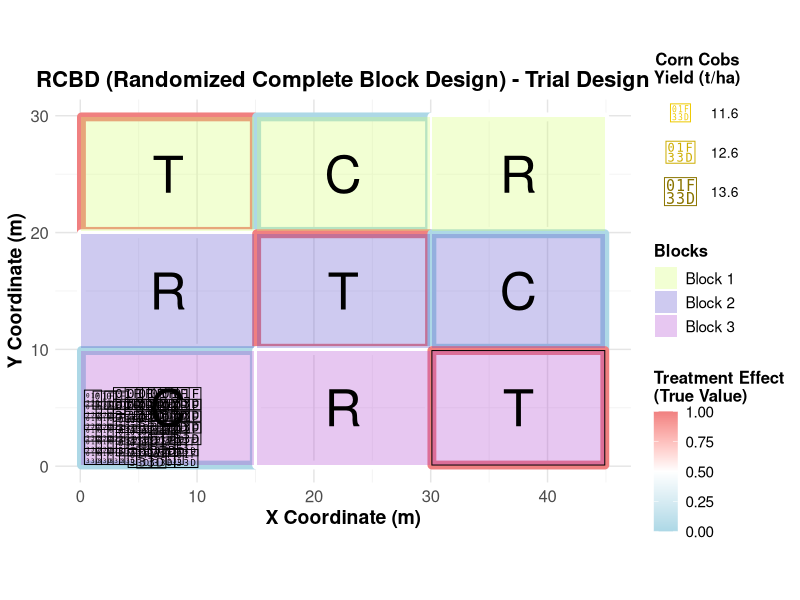

The R script that drew this image:
# Load packages
library(ggplot2)

# Read the data
dataset1 <- read.csv("dataset1_detailed.csv")
dataset2 <- read.csv("dataset2_plots.csv")

# Settings
plot_width <- 12
plot_height <- 8
dpi <- 300

# Convert dataset2 coordinates to plot coordinates (scale from grid to field coordinates)
# Original grid: 9 cols x 6 rows -> Field: 45m x 30m
dataset2$x_plot <- dataset2$x_center * 5  # Scale x: 9 grid units -> 45m
dataset2$y_plot <- dataset2$y_center * 5  # Scale y: 6 grid units -> 30m

# Function to add corn cobs with integrated ggplot legend using individual observations
add_wheat_spikes_with_legend <- function(plot_obj, data) {
  # Use individual observations data directly
  individual_data <- data
  
  # Define yield categories based on quantiles of individual yields
  individual_data$yield_category <- cut(individual_data$yield, 
                                       breaks = c(-Inf, quantile(individual_data$yield, 0.33), 
                                                 quantile(individual_data$yield, 0.67), Inf),
                                       labels = c("Low", "Medium", "High"))
  
  # Define corresponding sizes for each category
  size_mapping <- c("Low" = 3, "Medium" = 5, "High" = 7)
  individual_data$spike_size <- size_mapping[individual_data$yield_category]
  
  # Add wheat spike emoji annotations for each individual observation
  for(i in 1:nrow(individual_data)) {
    plot_obj <- plot_obj + 
      annotate("text", x = individual_data$x[i], y = individual_data$y[i], 
               label = "🌽", size = individual_data$spike_size[i], hjust = 0.5, vjust = 0.5)
  }
  
  # Add treatment letters at plot centers
  for(i in 1:nrow(plot_coords)) {
    treatment_letter <- switch(plot_coords$treatment[i],
                              "T" = "T",
                              "C" = "C", 
                              "R" = "R")
    
    plot_obj <- plot_obj + 
      annotate("text", x = plot_coords$x_center[i], y = plot_coords$y_center[i], 
               label = treatment_letter, size = 13, hjust = 0.5, vjust = 0.5, color = "black")
  }
  
  # Create invisible points for ggplot legend with corn cob emoji
  individual_data$yield_category <- factor(individual_data$yield_category, levels = c("Low", "Medium", "High"))
  
  # Get yield range for legend labels
  yield_range <- range(individual_data$yield)
  
  # Get the actual levels present in the data
  present_levels <- levels(individual_data$yield_category)[levels(individual_data$yield_category) %in% individual_data$yield_category]
  n_levels <- length(present_levels)
  
  plot_obj <- plot_obj + 
    geom_point(data = individual_data, 
               aes(x = x, y = y, size = yield_category),
               shape = 15, color = "wheat4", alpha = 0) +  # Invisible base points
    scale_size_manual(
      name = "Corn Cobs\nYield (t/ha)", 
      values = c("Low" = 3, "Medium" = 5, "High" = 7),  # Sizes for legend
      labels = c("Low" = sprintf("%.1f", quantile(individual_data$yield, 0.17)),
                "Medium" = sprintf("%.1f", quantile(individual_data$yield, 0.50)),
                "High" = sprintf("%.1f", quantile(individual_data$yield, 0.83))),
      guide = guide_legend(
        override.aes = list(
          alpha = 1,
          shape = rep("🌽", n_levels),  # Use the correct number of emoji symbols
          color = c("gold2", "gold3", "gold4")[1:n_levels],  # Use only the needed colors
          size = c(4, 6, 8)[1:n_levels]  # Use only the needed sizes
        ),
        title.position = "top",
        title.hjust = 0.5,
        label.position = "right",
        keywidth = unit(1.2, "cm"),
        keyheight = unit(1, "cm"),
        title.theme = element_text(size = 12, face = "bold"),
        label.theme = element_text(size = 10)
      )
    )
  
  return(plot_obj)
}

# Define plot coordinates and treatments
plot_coords <- data.frame(
  plot_id = 1:9,
  x_center = rep(c(7.5, 22.5, 37.5), 3),
  y_center = rep(c(25, 15, 5), each = 3),
  treatment = c("T", "C", "R",
                "R", "T", "C", 
                "C", "R", "T"),
  block = rep(c("Block 1", "Block 2", "Block 3"), each = 3)
)

# Color palettes
treatment_colors <- c("Control" = "#DCDCDC", "Test" = "#ADD8E6", "Reference" = "#FFB6C1")
block_colors <- c("Block 1" = "#d3ff6b", "Block 2" = "#5b4ecd", "Block 3" = "#b045d1")

# Create RCBD plot
create_rcbd_plot <- function() {
  # Create rectangles for each plot area with gaps to prevent overlap
  rectangles <- data.frame()
  for (i in 1:nrow(plot_coords)) {
    rect_data <- data.frame(
      x = c(rep(plot_coords$x_center[i] - 7.4, 2), rep(plot_coords$x_center[i] + 7.4, 2)),
      y = c(plot_coords$y_center[i] - 4.9, plot_coords$y_center[i] + 4.9, 
            plot_coords$y_center[i] + 4.9, plot_coords$y_center[i] - 4.9),
      plot_id = plot_coords$plot_id[i],
      treatment = plot_coords$treatment[i],
      block = plot_coords$block[i]
    )
    rectangles <- rbind(rectangles, rect_data)
  }
  
  # Calculate true_treatment_effect values for border coloring
  rectangles$true_treatment_effect <- NA
  for(i in 1:nrow(rectangles)) {
    rectangles$true_treatment_effect[i] <- switch(rectangles$treatment[i],
                                                  "C" = 0,    # Control
                                                  "T" = 1,    # Test  
                                                  "R" = 0.5)  # Reference
  }
  
  p <- ggplot() +
    # Add polygons for each plot with colored borders
    geom_polygon(data = rectangles, 
                 aes(x = x, y = y, group = plot_id, color = true_treatment_effect), 
                 fill = NA, size = 3) +
    scale_color_gradient2(
      name = "Treatment Effect\n(True Value)", 
      low = "lightblue", mid = "white", high = "lightcoral",
      midpoint = 0.5, guide = "colorbar"
    ) +
    # Add block color as background
    geom_rect(data = plot_coords, 
              aes(xmin = x_center - 7.4, xmax = x_center + 7.4, 
                  ymin = y_center - 4.9, ymax = y_center + 4.9, fill = block), 
              alpha = 0.3, color = NA) +
    scale_fill_manual(name = "Blocks", values = block_colors) +
    coord_fixed(ratio = 1) +
    labs(
      title = "RCBD (Randomized Complete Block Design) - Trial Design",
      x = "X Coordinate (m)",
      y = "Y Coordinate (m)"
    ) +
    theme_minimal() +
    theme(
      panel.grid.major = element_line(color = "gray90", size = 0.5),
      panel.grid.minor = element_line(color = "gray95", size = 0.3),
      axis.title = element_text(size = 14, face = "bold"),
      axis.text = element_text(size = 12),
      legend.position = "right",
      legend.box = "vertical",
      legend.title = element_text(size = 12, face = "bold"),
      legend.text = element_text(size = 11),
      plot.title = element_text(size = 16, face = "bold", hjust = 0.5)
    )
  
  # Add corn cobs with ggplot legend
  p <- add_wheat_spikes_with_legend(p, dataset1)
  
  return(p)
}

# Generate RCBD plot
cat("Generating RCBD trial design plot...\n")
rcbd_plot <- create_rcbd_plot()
ggsave("Imgs/rcbd_trial_design_blocks.png", rcbd_plot, 
       width = plot_width, height = plot_height, dpi = dpi)

cat("RCBD plot generated successfully!\n")
